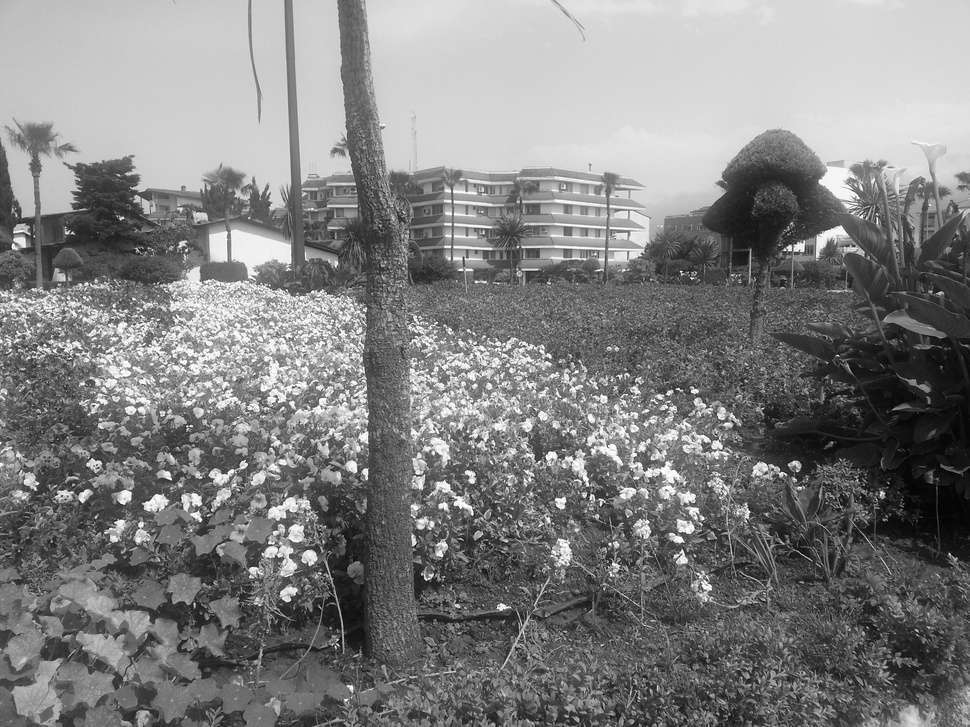
%> input picture Project/Answers/Homework 2/3/im015.jpg, 970 x 727 px, shrunk from 3264 x 2448 before the run
$ octave hw2_q3.m   (GNU Octave 9; MATLAB toolbox functions it lacks are replaced by stand-ins)
%> lines starting %> are read from the running program, lines starting %| are printed output that depends on the picture
%% inputs & initializations
clear all;
orgIm= imread('im015.jpg');
%> orgIm is the input picture: size 727x970 uint8; min 0, max 255, mean 128.7
im= im2double(orgIm);

%% apply Laplacian filter
%gaussF= imgaussfilt(im, 1, 'FilterSize', 3, 'Padding', 'symmetric');
lapF= imfilter(im, fspecial('laplacian'), 'replicate');
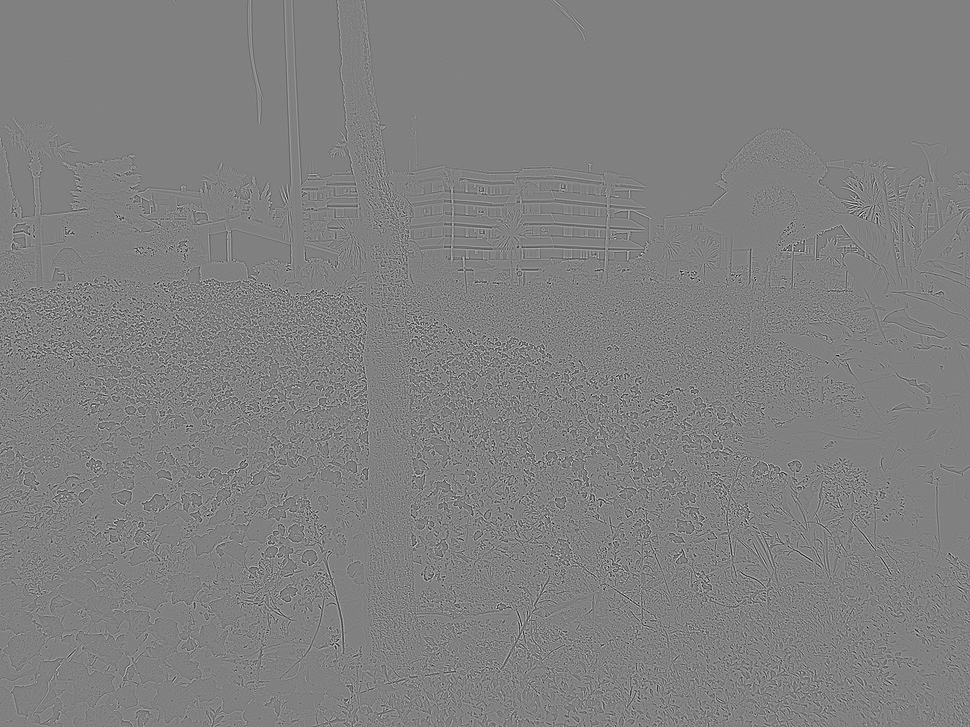
%> lapF: size 727x970 double; min -1.62, max 1.58, mean 1.23e-16; drawn with min black and max white
imwrite(lapF, 'im015_L.jpg');
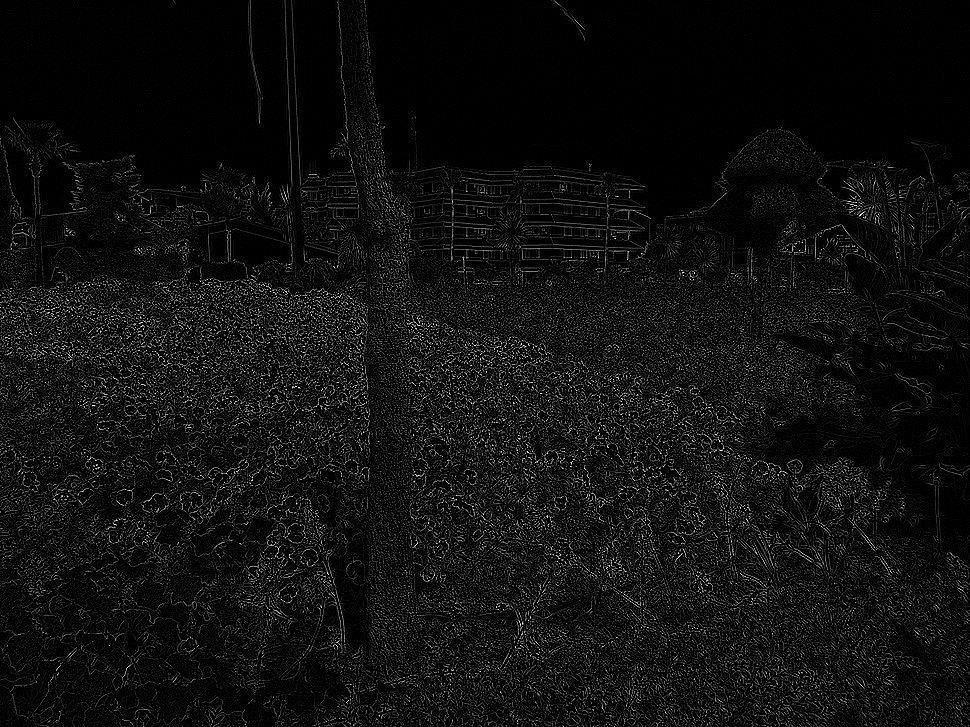
%> saved as im015_L.jpg: size 727x970 uint8; min 0, max 255, mean 15.3
figure('Name', 'Laplacian'); imshow(lapF);

%% sharpen the image
shIm= im + lapF;
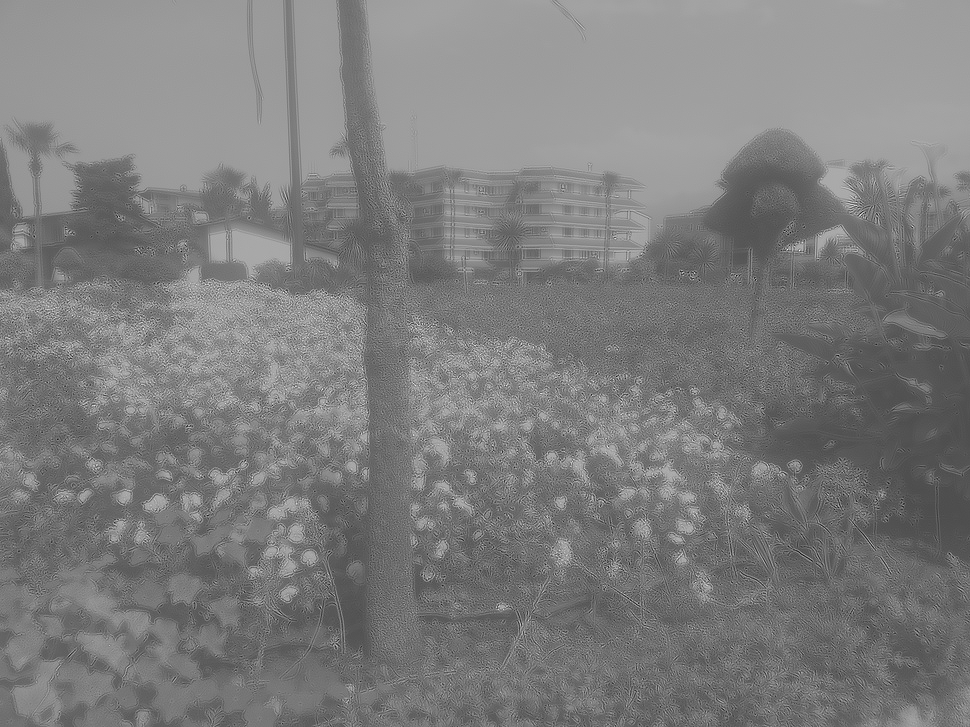
%> shIm: size 727x970 double; min -0.78, max 1.83, mean 0.505; drawn with min black and max white
imwrite(shIm, 'im015_sh.jpg');
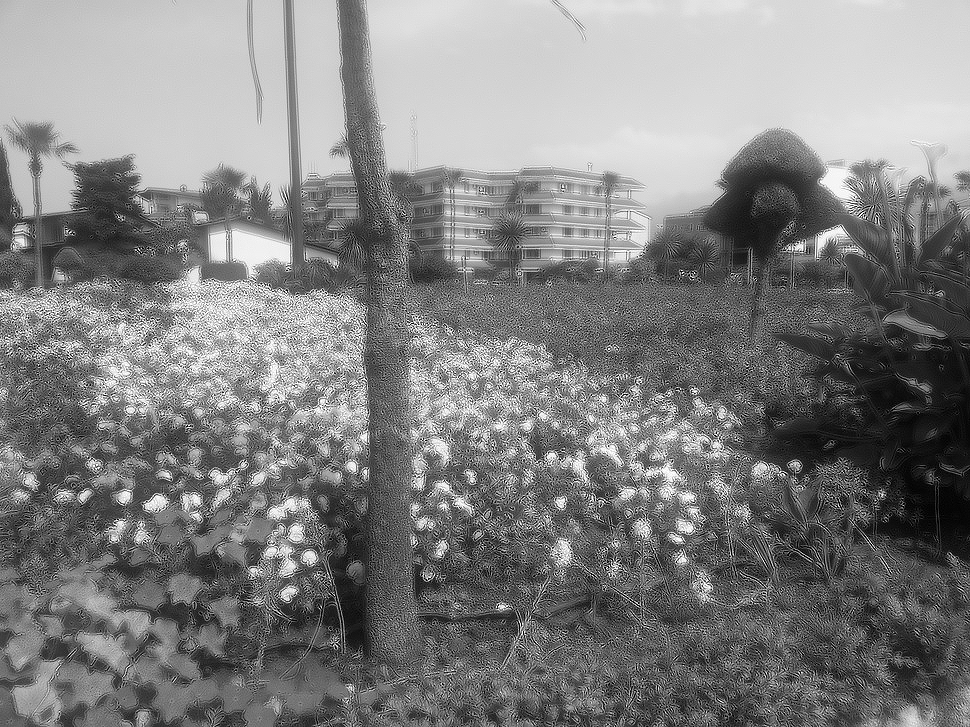
%> saved as im015_sh.jpg: size 727x970 uint8; min 0, max 255, mean 128.7; mean of the top-left, top-right, bottom-left and bottom-right quarters 161.3, 155.7, 109.4, 88.5
figure('Name', 'Sharpened'); imshow(shIm);
